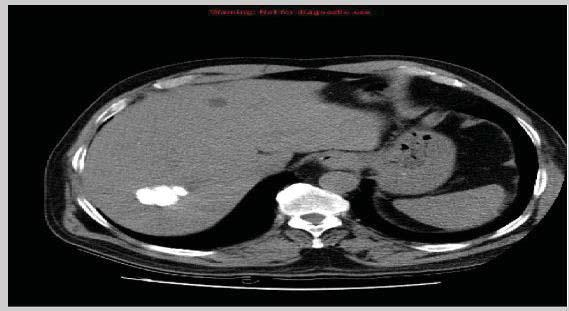
#> input picture img.jpg, 569 x 311 px, found by its file name
$ jupyter execute --allow-errors 'liver cancer detection using image processing.ipynb'   (older library calls are emulated)
#> lines starting #> are read from the running program, lines starting #| are printed output that depends on the picture; after the words box and inside, x2 and y2 are one past the last pixel; in counts of white or black regions, pixels touching at a corner belong together
[cell 1]
import math
import numpy as np
from matplotlib import pyplot as plt
from PIL import Image
import cv2

threshold_values = {}
h = [1]


def Hist(img):
   row, col = img.shape
   print(row,col)  #This comes out to be 311 X 569.
   y = np.zeros(256)
   for i in range(0,row):
      for j in range(0,col):
         y[img[i,j]] += 1
   x = np.arange(0,256)
   plt.bar(x, y, color='b', width=5, align='center', alpha=0.25)
   plt.show()
   return y


def regenerate_img(img, threshold):
    row, col = img.shape
    y = np.zeros((row, col))
    for i in range(0,row):
        for j in range(0,col):
            if img[i,j] >= threshold:
                y[i,j] = 255
            else:
                y[i,j] = 0
    return y


def countPixel(h):
    cnt = 0
    for i in range(0, len(h)):
        if h[i]>0:
           cnt += h[i]
    return cnt


def wieght(s, e):
    w = 0
    for i in range(s, e):
        w += h[i]
    return w


def mean(s, e):
    m = 0
    w = wieght(s, e)
    for i in range(s, e):
        m += h[i] * i

    return m/float(w)


def variance(s, e):
    v = 0
    m = mean(s, e)
    w = wieght(s, e)
    for i in range(s, e):
        v += ((i - m) **2) * h[i]
    v /= w
    return v


def threshold(h):
    cnt = countPixel(h)
    for i in range(1, len(h)):
        vb = variance(0, i)
        wb = wieght(0, i) / float(cnt)
        mb = mean(0, i)

        vf = variance(i, len(h))
        wf = wieght(i, len(h)) / float(cnt)
        mf = mean(i, len(h))

        V2w = wb * (vb) + wf * (vf)
        V2b = wb * wf * (mb - mf)**2

        fw = open("trace.txt", "a")
        fw.write('T='+ str(i) + "\n")

        fw.write('Wb='+ str(wb) + "\n")
        fw.write('Mb='+ str(mb) + "\n")
        fw.write('Vb='+ str(vb) + "\n")

        fw.write('Wf='+ str(wf) + "\n")
        fw.write('Mf='+ str(mf) + "\n")
        fw.write('Vf='+ str(vf) + "\n")

        fw.write('within class variance='+ str(V2w) + "\n")
        fw.write('between class variance=' + str(V2b) + "\n")
        fw.write("\n")

        if not math.isnan(V2w):
            threshold_values[i] = V2w


def get_optimal_threshold():
    min_V2w = min(threshold_values.values())
    optimal_threshold = [k for k, v in threshold_values.items() if v == min_V2w]
    print('optimal threshold', optimal_threshold[0])
    return optimal_threshold[0]


image = Image.open('/content/img.jpg').convert("L")
img = np.asarray(image)

h = Hist(img)
#| 311 569
#> in Hist, `plt.show()`:
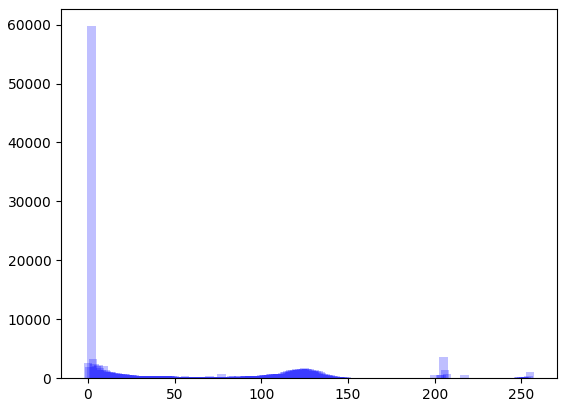
#> figure drawn by matplotlib, 1 panel; tallest bar 59724 high, from x = -0.5 to 4.5
#> h = 256 values, max 59724 at index 2, min 31 at index 176, mean 691.2
threshold(h)
#> the loop in countPixel, `for i in range(0, len(h)):` made 256 passes
#> cnt on passes 1 to 12: 2541, 4382, 64106, 67387, 69854, 71924, 74174, 75873, 77301, 79391, 80825, 81967
#> after the loop in countPixel, `for i in range(0, len(h)):`: cnt = 176959
#> the loop in threshold, `for i in range(1, len(h)):` made 255 passes
#> (vb, wb, mb, vf, wf, mf) on passes 1 to 3: (0, 0.0144, 0, 4740.5, 0.986, 60.76), (0.244, 0.0248, 0.42, 4752.5, 0.975, 61.4), (0.176, 0.362, 1.89, 4412.5, 0.638, 92.83)
op_thres = get_optimal_threshold()
#| optimal threshold 75

res = regenerate_img(img, op_thres)
#> after the loop in regenerate_img, `for i in range(0,row):`:
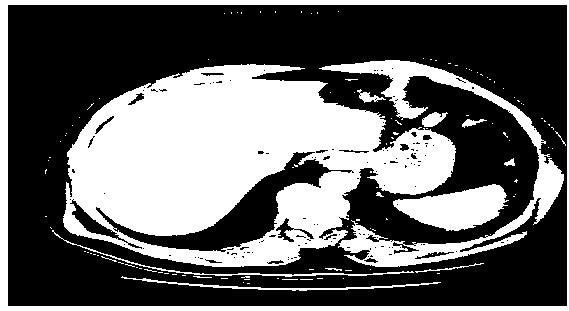
#> y: shape (311, 569) float64; 38.8% white; 120 white regions (105 under 20 px), largest, box (x1, y1, x2, y2) and area: (63, 64, 456, 267) 46435, (0, 0, 569, 311) 8700, (319, 60, 564, 267) 7877
plt.imshow(res)
plt.savefig("/content/otsu.jpg")

[cell 2]
import cv2 as cv
import matplotlib.pyplot as plt
import numpy as np
from google.colab.patches import cv2_imshow as im


# This is simply converting it to grayscale and applying the Otsu's thresholding.
img = cv.imread("/content/img.jpg",1)
gray = cv.cvtColor(img,cv.COLOR_BGR2GRAY)
th1 = 0
th2 = 255
ret,thresh = cv.threshold(gray,th1,th2,cv.THRESH_BINARY + cv.THRESH_OTSU)

    # noise removal
kernel = np.ones((3,3),np.uint8)
opening = cv.morphologyEx(thresh,cv.MORPH_OPEN,kernel, iterations = 2)
#> opening: shape (311, 569); 35.8% white; 23 white regions, largest, box (x1, y1, x2, y2) and area: (67, 64, 455, 267) 44261, (0, 0, 569, 311) 8098, (398, 185, 506, 231) 3193

    # sure background area
sure_bg = cv.dilate(opening,kernel,iterations=3)
#> sure_bg: shape (311, 569); 46.3% white; 5 white regions, box (x1, y1, x2, y2) and area: (60, 57, 544, 270) 66294, (0, 0, 569, 311) 12349, (486, 151, 567, 252) 2981, (358, 90, 374, 105) 228, (462, 117, 475, 129) 155

    # Defining accuracuy
acc = 0.01

    # Finding sure foreground area
dist_transform = cv.distanceTransform(opening,cv.DIST_L2,5)
ret, sure_fg = cv.threshold(dist_transform,acc*dist_transform.max(),255,0)

    # Finding unknown region
sure_fg = np.uint8(sure_fg)
unknown = cv.subtract(sure_bg,sure_fg)
#> unknown: shape (311, 569); 10.6% white; 38 white regions (25 under 20 px), largest, box (x1, y1, x2, y2) and area: (60, 57, 544, 270) 12249, (8, 5, 569, 306) 4251, (486, 151, 567, 252) 1327

    # Marker labelling
ret, markers = cv.connectedComponents(sure_fg)
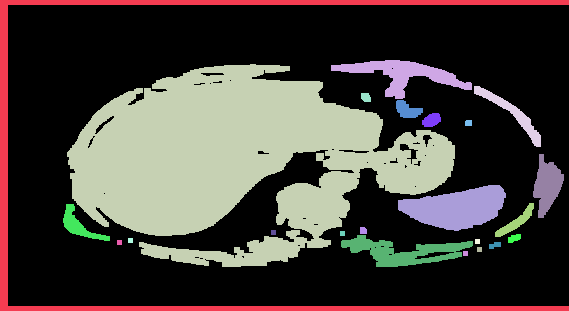
#> markers: shape (311, 569) int32; 24 distinct labels, from 0 to 23; one colour per label, 0 black

    # Add one to all labels so that sure background is not 0, but 1
markers = markers+1
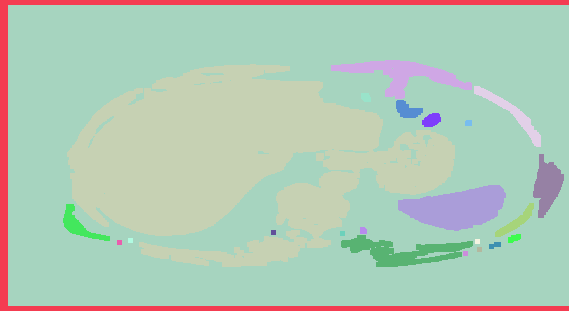
#> markers: shape (311, 569) int32; 24 distinct labels, from 1 to 24; one colour per label, 0 black

    # Now, mark the region of unknown with zero
markers[unknown==255] = 0
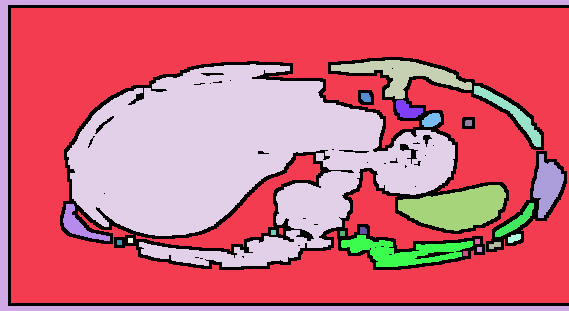
#> markers: shape (311, 569) int32; 25 distinct labels, from 0 to 24; one colour per label, 0 black
markers = cv.watershed(img,markers)
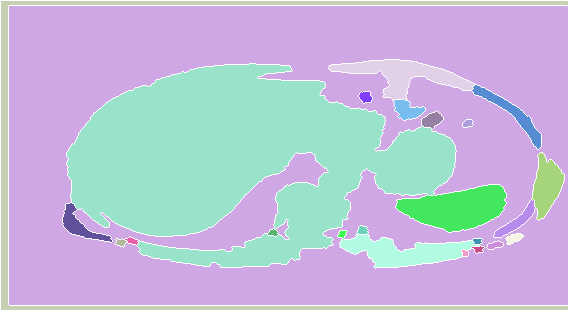
#> markers: shape (311, 569) int32; 25 distinct labels, from -1 to 24; one colour per label, 0 black, -1 white
img[markers == -1] = [0,0,255]
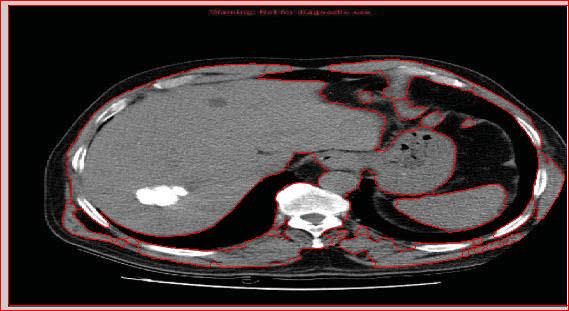
#> img: shape (311, 569, 3); mean B, G, R 56.7, 57, 66.2


cv.imwrite("content/segmentation.jpg",img)
im(img)

cv.waitKey(0)
cv.destroyAllWindows()

[cell 3]
#Before starting we should know what is countour exactly.
'''
Contours can be explained simply as a curve joining all the continuous points (along the boundary),
 having same color or intensity.
 The contours are a useful tool for shape analysis and
 object detection and recognition.
 For better accuracy, use binary images.
'''

# import the necessary packages
from skimage.feature import peak_local_max
from skimage.morphology import watershed
from scipy import ndimage
import numpy as np
import argparse
import imutils
import cv2
from google.colab.patches import cv2_imshow as im

# construct the argument parse and parse the arguments
# ap = argparse.ArgumentParser()
# ap.add_argument("-i", "--image", required=True,
# 	help="path to input image")
# args = vars(ap.parse_args())

# # load the image and perform pyramid mean shift filtering
# # to aid the thresholding step
image = cv2.imread('/content/img.jpg')
shifted = cv2.pyrMeanShiftFiltering(image, 21, 51)
#cv2.imshow("Input", shifted)

# convert the mean shift image to grayscale, then apply
# Otsu's thresholding
gray = cv2.cvtColor(shifted, cv2.COLOR_BGR2GRAY)
thresh = cv2.threshold(gray, 0, 255,
	cv2.THRESH_BINARY | cv2.THRESH_OTSU)[1]
#> thresh: shape (311, 569); 39.5% white; 80 white regions (67 under 20 px), largest, box (x1, y1, x2, y2) and area: (63, 60, 564, 269) 56382, (0, 0, 569, 311) 8535, (392, 184, 509, 232) 3318
im(thresh)

# compute the exact Euclidean distance from every binary
# pixel to the nearest zero pixel, then find peaks in this
# distance map
D = ndimage.distance_transform_edt(thresh)
localMax = peak_local_max(D, indices=False, min_distance=20,
	labels=thresh)
#> localMax: shape (311, 569) bool; 0.01% white in thin lines or dots, all inside (x1, y1, x2, y2) = (148, 73, 549, 288)

# perform a connected component analysis on the local peaks,
# using 8-connectivity, then appy the Watershed algorithm with active countors.
markers = ndimage.label(localMax, structure=np.ones((3, 3)))[0]
#> markers: shape (311, 569) int32; 26 distinct labels, from 0 to 25
labels = watershed(-D, markers, mask=thresh)
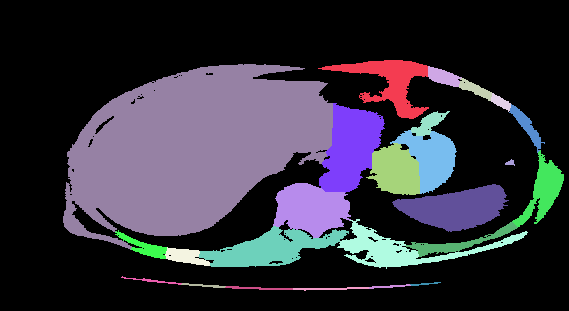
#> labels: shape (311, 569) int32; 26 distinct labels, from 0 to 25; one colour per label, 0 black
print("[INFO] {} unique segments found".format(len(np.unique(labels)) - 1))
#| [INFO] 25 unique segments found

# loop over the unique labels returned by the Watershed
# algorithm
for label in np.unique(labels):
	# if the label is zero, we are examining the 'background'
	# so simply ignore it
	if label == 0:
		continue

	# otherwise, allocate memory for the label region and draw
	# it on the mask
	mask = np.zeros(gray.shape, dtype="uint8")
	mask[labels == label] = 255

	# detect contours in the mask and grab the largest one
	cnts = cv2.findContours(mask.copy(), cv2.RETR_EXTERNAL,
		cv2.CHAIN_APPROX_SIMPLE)
	cnts = imutils.grab_contours(cnts)
	c = max(cnts, key=cv2.contourArea)

	# draw a circle enclosing the object
	((x, y), r) = cv2.minEnclosingCircle(c)
	cv2.circle(image, (int(x), int(y)), int(r), (0, 255, 0), 2)
#> this loop made 26 passes
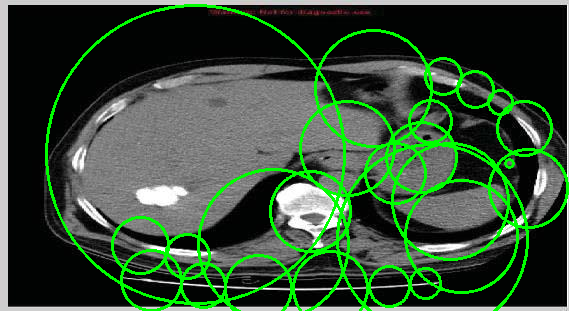
#> image: shape (311, 569, 3); mean B, G, R 54.9, 78.8, 54.8
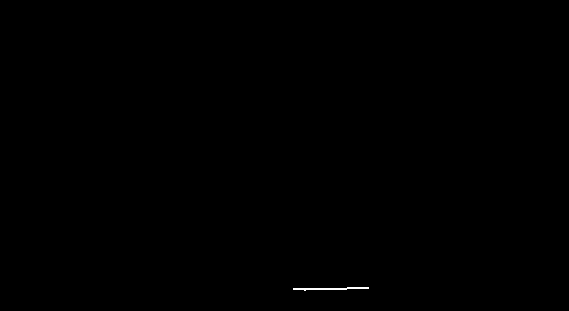
#> mask: shape (311, 569); 0.09% white in thin lines or dots, all inside (x1, y1, x2, y2) = (293, 287, 369, 291)
	# cv2.putText(image, "#{}".format(label), (int(x) - 10, int(y)),
	# 	cv2.FONT_HERSHEY_SIMPLEX, 0.6, (0, 0, 255), 2)

# show the output image
im(image)
cv2.imwrite("content/contour.jpg",image)
#> Out = True

$ run again, with test.jpg copied over img.jpg
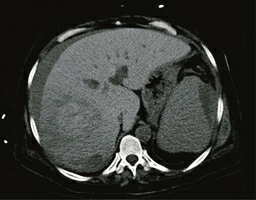
#> input picture test.jpg, 256 x 200 px, found by its file name
#| 200 256
#> h = 256 values, max 10316 at index 14, min 2 at index 159, mean 200
#> the loop in countPixel, `for i in range(0, len(h)):` made 256 passes
#> cnt on passes 1 to 8: 11, 28, 50, 85, 125, 176, 261, 348
#> after the loop in countPixel, `for i in range(0, len(h)):`: cnt = 51200
#> the loop in threshold, `for i in range(1, len(h)):` made 255 passes
#> (vb, wb, mb, vf, wf, mf) on passes 1 to 3: (0, 0.000215, 0, 2773.1, 1, 56.53), (0.239, 0.000547, 0.607, 2773, 0.999, 56.55), (0.612, 0.000977, 1.22, 2772.9, 0.999, 56.57)
#| optimal threshold 67
#> opening: shape (200, 256); 31.5% white; 17 white regions, largest, box (x1, y1, x2, y2) and area: (30, 21, 191, 162) 12568, (159, 76, 209, 144) 1922, (115, 135, 166, 172) 728
#> sure_bg: shape (200, 256); 42.4% white; 6 white regions, box (x1, y1, x2, y2) and area: (25, 18, 194, 179) 17433, (156, 72, 212, 147) 3240, (213, 95, 228, 124) 385, (61, 168, 88, 184) 351, (193, 153, 207, 167) 182, (204, 50, 215, 61) 121
#> unknown: shape (200, 256); 10.9% white; 34 white regions (25 under 20 px), largest, box (x1, y1, x2, y2) and area: (25, 18, 194, 179) 3482, (156, 72, 212, 147) 1103, (213, 95, 228, 124) 228
#> `markers = cv.watershed(img,markers)`:
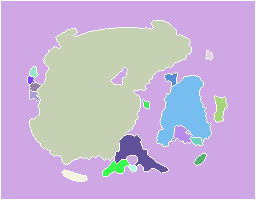
#> markers: shape (200, 256) int32; 19 distinct labels, from -1 to 18; one colour per label, 0 black, -1 white
#> localMax: shape (200, 256) bool; 0.01% white in thin lines or dots, all inside (x1, y1, x2, y2) = (77, 53, 211, 112)
#> labels: shape (200, 256) int32; 5 distinct labels, from 0 to 4
#| [INFO] 4 unique segments found
#> the loop `for label in np.unique(labels): # if the label is zero, we are examini..` made 5 passes
#> after the loop `for label in np.unique(labels):`:
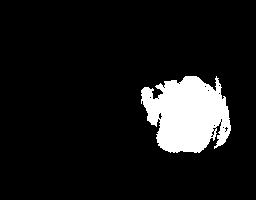
#> mask: shape (200, 256); 9.8% white; 1 white region, box (x1, y1, x2, y2) and area: (141, 76, 231, 153) 4993
#> Out = True

$ run again, with 2.jpeg copied over img.jpg
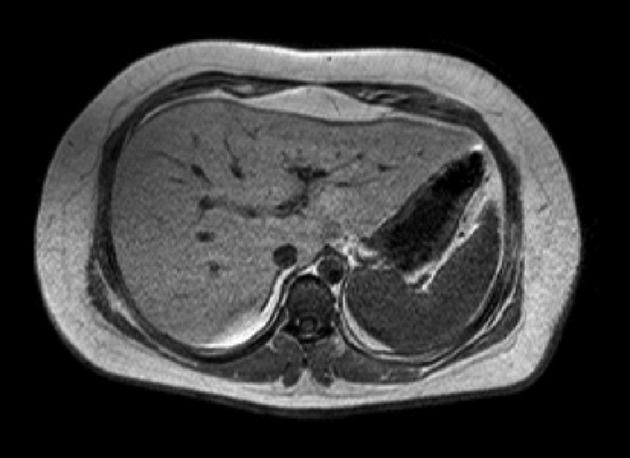
#> input picture 2.jpeg, 630 x 458 px, found by its file name
#> image is the input picture: PIL image 630x458 L; min 0, max 255, mean 60.6
#| 458 630
#> h = 256 values, max 107947 at index 0, min 9 at index 249, mean 1127.1
#> the loop in countPixel, `for i in range(0, len(h)):` made 256 passes
#> cnt on passes 1 to 8: 107947, 110429, 111458, 112099, 112635, 113107, 113551, 113974
#> after the loop in countPixel, `for i in range(0, len(h)):`: cnt = 288540
#> the loop in threshold, `for i in range(1, len(h)):` made 255 passes
#> (vb, wb, mb, vf, wf, mf) on passes 1 to 3: (0, 0.374, 0, 2594.5, 0.626, 96.78), (0.022, 0.383, 0.0225, 2501.1, 0.617, 98.12), (0.0575, 0.386, 0.0407, 2461.6, 0.614, 98.68)
#| optimal threshold 69
#> opening: shape (458, 630); 40.7% white; 27 white regions, largest, box (x1, y1, x2, y2) and area: (35, 40, 581, 409) 113239, (340, 299, 441, 363) 1506, (103, 286, 139, 327) 597
#> sure_bg: shape (458, 630); 49% white; 2 white regions, box (x1, y1, x2, y2) and area: (32, 37, 584, 412) 140961, (263, 328, 296, 356) 524
#> unknown: shape (458, 630); 8.4% white; 64 white regions (38 under 20 px), largest, box (x1, y1, x2, y2) and area: (86, 71, 522, 386) 13025, (32, 37, 584, 412) 5549, (321, 81, 522, 239) 2345
#> localMax: shape (458, 630) bool; 0.01% white in thin lines or dots, all inside (x1, y1, x2, y2) = (67, 58, 551, 395)
#> labels: shape (458, 630) int32; 29 distinct labels, from 0 to 28
#| [INFO] 28 unique segments found
#> the loop `for label in np.unique(labels): # if the label is zero, we are examini..` made 29 passes
#> after the loop `for label in np.unique(labels):`:
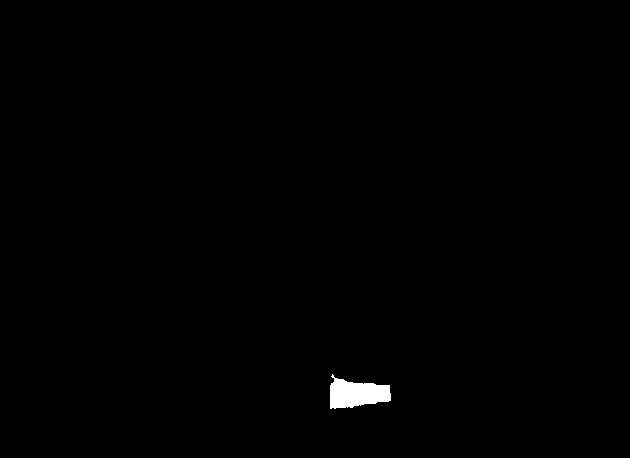
#> mask: shape (458, 630); 0.48% white; 1 white region, box (x1, y1, x2, y2) and area: (330, 374, 391, 409) 1386
#> Out = True
